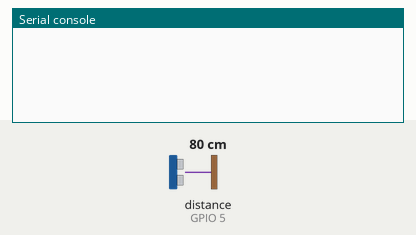
Recording of a program running on a simulated ESP32 board running MicroPython. Shown: the last lines printed to the serial console. The test bench sets the inputs (shaded band); at power-on: distance to the obstacle (sensor on GPIO 5) 80 cm. The echo pulse lasts 58.3 µs per cm; library files of the repository ran but are not shown: hcsr04.py.

Above: at 1.2 s.
1.3 s: distance to the obstacle (sensor on GPIO 5) set to 2 cm
At 3.0 s:
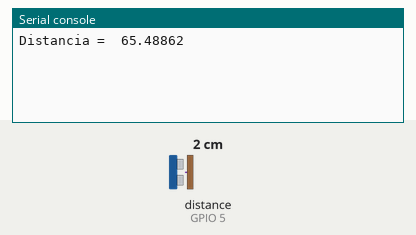
4.3 s: distance to the obstacle (sensor on GPIO 5) set to 4 cm
At 6.2 s:
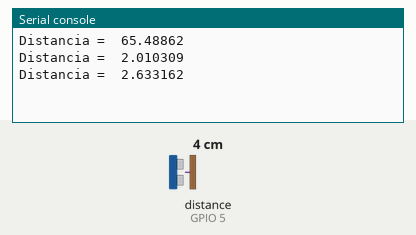
Timing chart, 0 to 7.7 s (numbered marks = the images above; inputs shaded):
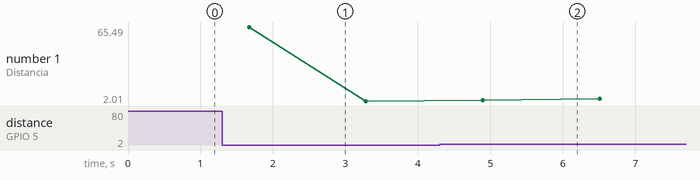

Measured:
- after the input at 1.3 s, the serial console: prints a new line after 0.37 s (image 1)
- after the input at 4.3 s, the serial console: prints a new line after 0.59 s (image 2)
- plotted number 1: 2.01 → 4 after the input at 4.3 s

The program:

distancia_promedioHCS04.py
```python
#Sensor de distancias HCS-R04
#Mapeo de GPIO de D1 Mini

D0 = 16
D1 = 5
D2 = 4
D3 = 0
D4 = 2
D5 = 14
D6 = 12
D7 = 13
D8 = 15

from hcsr04 import HCSR04
from time import sleep

medidor = HCSR04 (trigger_pin = D2 , echo_pin = D1)

def midePromedio ():
     suma=0
     for i in range (0,16):
         distancia = medidor.distance_cm ()
         sleep (0.1)
         if (distancia > 0):
             suma+=distancia
     return suma/16

while (True):
     print ("Distancia = ", midePromedio ())
```
